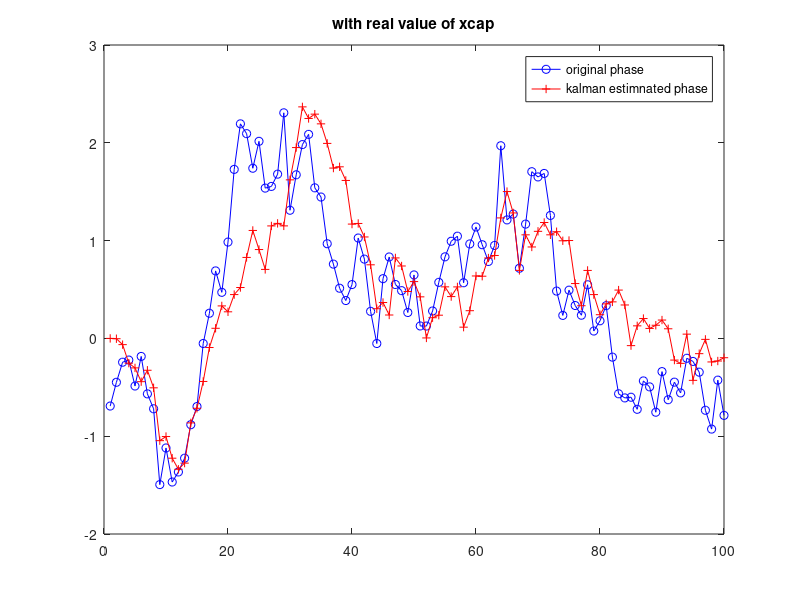

Recreate this plot in MATLAB.
%actual algorithm given in paper directly implemented.
clc;

clear all;
fs=1;%symbol frequency
delf=.01*fs;
var_pn=4*pi*(delf/fs);
var_noise=1;
alphasq=10^-3;
beta=2;
lambda=alphasq-1;
wm(1)=lambda/(1+lambda);
wc(1)=wm(1)+(1-alphasq+beta);
wc(2)=1/(2+2*lambda);
wc(3)=wc(2);
wm(2)=wc(2);
wm(3)=wc(2);

%let phi be x
iter=100;
pn=sqrt(var_pn)*randn(1,iter);
w=randn(1,iter)+1j*randn(1,iter); %complex noise
w=sqrt(var_noise/2)*w;
x(1)=0+pn(1);%initial phase=0;
y(1)=exp(1j*x(1))+w(1);

xcap(1)=0;
statevar(1)=var_pn;

for n=2:iter
    x(n)=x(n-1)+pn(n);
    y(n)=exp(1j*x(n))+w(n);
    
    predictx(n)=xcap(n-1);
    predictvar(n)=statevar(n-1)+var_pn;
    %unscented transform
    u(1)=predictx(n);
    u(2)=predictx(n)+((1+lambda)*predictvar(n))^0.5;
    %u(3)=u(2)
    %trial
    u(3)=predictx(n)-((1+lambda)*predictvar(n))^0.5;
    %non linear observation at unscented values
    v=exp(j*u);
    %observstion y
    predicty(n)=sum(wm.*v);
    var_yy=sum(wc.*(v-predicty(n)).*conj(v-predicty(n)));
    var_xy=sum(wc.*(u-predictx(n)).*conj(v-predicty(n)));
    K(n)=var_xy/(var_yy+var_noise);
    xcap(n)=predictx(n)+K(n)*((y(n)-predicty(n)));%trial
    %xcap(n)=predictx(n)+K(n)*(y(n)-predicty(n)); %actual
    %xcap(n)=real(xcap(n)); %trial
    statevar(n)=predictvar(n)-K(n)*conj(var_xy);
    
end

figure,plot(1:iter,x,'bo-');

hold on;
plot(1:iter,xcap,'r+-');

legend('original phase','kalman estimnated phase');
title('with real value of xcap')
q=(x-xcap).*conj(x-xcap);
%figure,plot(1:iter,q);
meanerror=sum(q)/numel(q)
